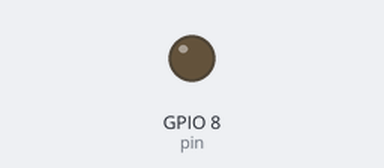
This program was run on a simulated ESP32 board running MicroPython. On the bench: output pins drawn as LEDs (lit = HIGH).

Above: at 0.15 s.
At 3.1 s:
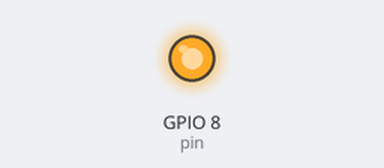
Timing chart, 0 to 6.2 s (numbered marks = the images above):
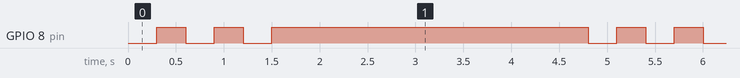

Measured:
- by itself, GPIO 8 (pin): repeats every 4.8 s: LOW 0.30 s, HIGH 0.30 s, LOW 0.30 s, HIGH 3.3 s, LOW 0.30 s, HIGH 0.30 s
- by itself, everything shown: repeats every 4.8 s, in 6 steps

The program:

blink.py
```python
import machine
import time

# Pin numbers vary by board "Bottle" shape.
# Generic C3 often uses GPIO 8 or 2 for the onboard LED.
# If yours is the XIAO ESP32C3, the LED is likely strictly internal or on a different pin.
pin = machine.Pin(8, machine.Pin.OUT)


def off():
    pin.value(1)


def on():
    pin.value(0)


span = 0.3


def pause():
    time.sleep(span)


COUNT = 3


while True:
    for _ in range(COUNT):
        on()
        pause()
        off()
        pause()
    off()
    time.sleep(3)
```
